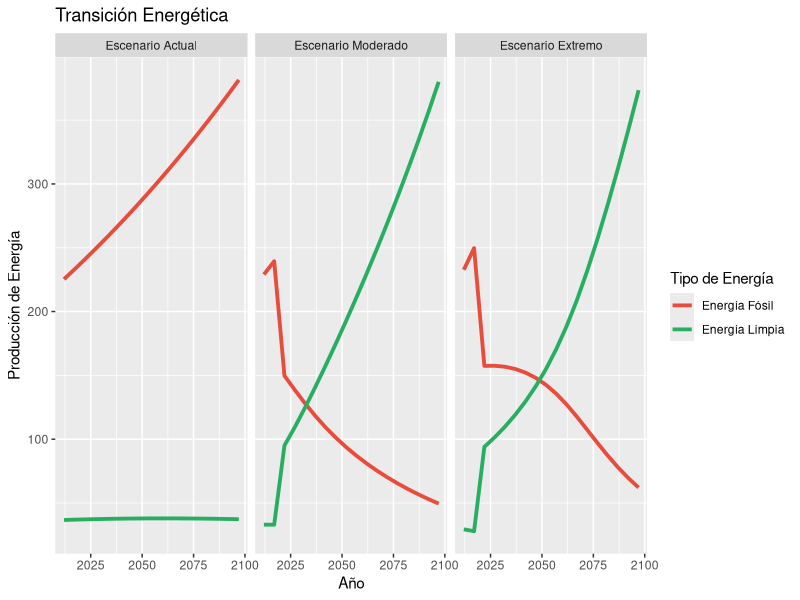
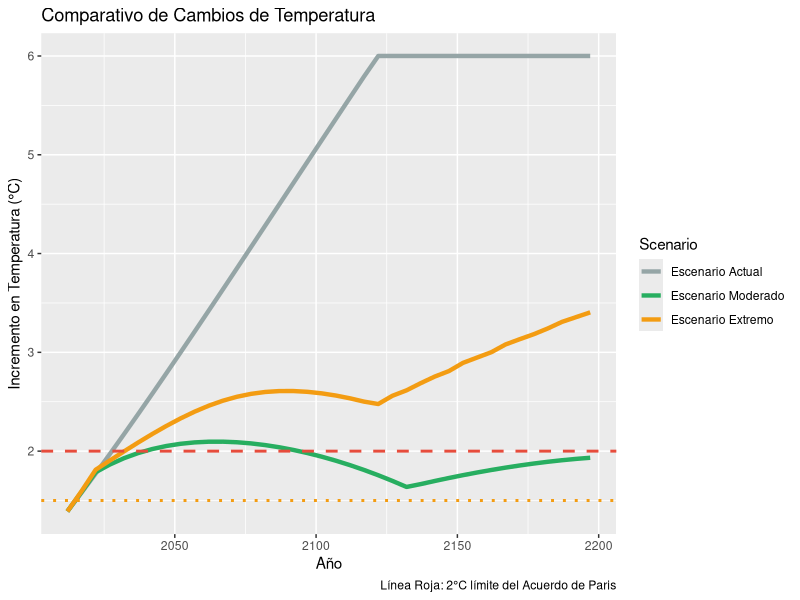

Recreate these plots in R, in order.
## ---- chunk 1
knitr::opts_chunk$set(echo = FALSE)
library(tidyverse)
library(ggplot2)
library(readr)
library(scales)
## ---- chunk 2
# Load and prepare data
df <- read_csv("../Output/model_simulation_bitcoin.csv")

# Filter scenarios of interest
df_comp <- df %>%
  filter(Run.ID %in% c(1, 3001, 3002), time <= 2200)
## ---- chunk 3
df_comp %>%
  filter(time <= 2100) %>%
  group_by(Run.ID, time) %>%
  summarise(Yce = mean(Yce), Yre = mean(Yre), .groups = "drop") %>%
  pivot_longer(cols = c(Yce, Yre), names_to = "Technology", values_to = "Production") %>%
  mutate(Technology = recode(Technology, 
                             "Yce" = "Energía Fósil", 
                             "Yre" = "Energía Limpia")) %>%
  ggplot(aes(x = time, y = Production, color = Technology)) +
  geom_line(size = 1.3) +
  facet_wrap(~Run.ID, labeller = labeller(Run.ID = c(
      "1" = "Escenario Actual",
      "3001" = "Escenario Moderado",
      "3002" = "Escenario Extremo"
  ))) +
  scale_color_manual(values = c("Energía Fósil" = "#e74c3c", 
                                "Energía Limpia" = "#27ae60")) +
  labs(
    title = "Transición Energética",
    x = "Año", 
    y = "Producción de Energía", 
    color = "Tipo de Energía"
  )
## ---- chunk 4

df_comp %>%
  group_by(Run.ID, time) %>%
  summarise(Delta.Temp = mean(Delta.Temp), .groups = "drop") %>%
  ggplot(aes(x = time, y = Delta.Temp, color = factor(Run.ID))) +
  geom_line(size = 1.5) +
  geom_hline(yintercept = 2, linetype = "dashed", color = "#e74c3c", size = 1) +
  geom_hline(yintercept = 1.5, linetype = "dotted", color = "#f39c12", size = 1) +
  scale_color_manual(
    values = c("1" = "#95a5a6", "3001" = "#27ae60", "3002" = "#f39c12"),
    labels = c(
      "1" = "Escenario Actual",
      "3001" = "Escenario Moderado",
      "3002" = "Escenario Extremo"
    )
  ) +
  labs(
    title = "Comparativo de Cambios de Temperatura",
    x = "Año",
    y = "Incremento en Temperatura (°C)",
    color = "Scenario",
    caption = "Línea Roja: 2°C límite del Acuerdo de Paris"
  ) +
  guides(color = guide_legend(title.position = "top"))
